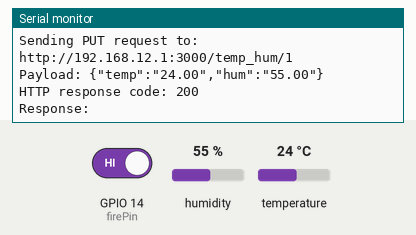
A sketch run on a simulated ESP8266 (NodeMCU). Parts: the last lines printed to the serial monitor. The test bench sets the inputs (shaded band); at power-on: GPIO 14 (firePin) HIGH, humidity 55 %, temperature 24 °C. WiFi joins after 1.5 s; servers stay silent unless stated; uploads are accepted with an empty reply.

Above: at 3.4 s.
3.5 s: GPIO 14 (firePin) driven LOW
At 3.69 s:
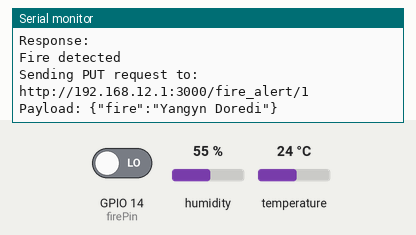
5.0 s: GPIO 14 (firePin) driven HIGH
At 5.22 s:
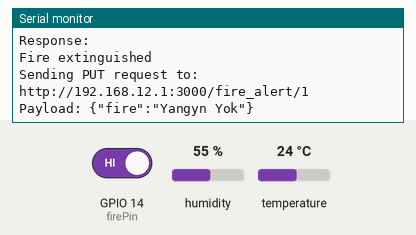
6.5 s: humidity set to 22 %
At 7.1 s:
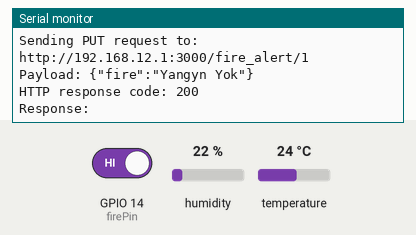
8.0 s: temperature set to 12 °C
At 8.47 s:
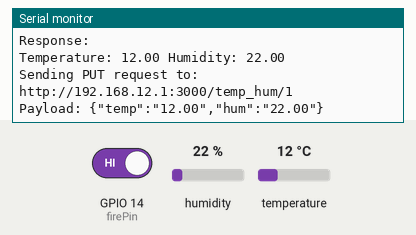
9.5 s: humidity set to 40 %
At 10.9 s:
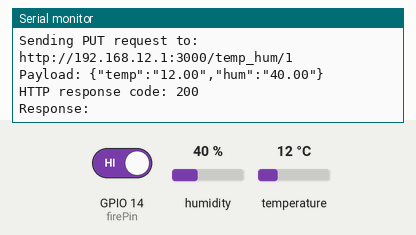

The sketch:

tempandfire.ino
```cpp
  #include <ESP8266WiFi.h>
#include <WiFiClient.h>
#include <ESP8266HTTPClient.h>
#include <DHT.h>

const char* ssid = "server";
const char* password = "reset12345";
const char* serverUrl = "http://192.168.12.1:3000/";
const char* loginUrl = "http://192.168.12.1:3000/login";
const int firePin = 14;
const int dhtPin = 12;

bool fireFlag = false;
String jwtToken;
DHT dht(dhtPin, DHT11);
float lastTemp = 0.0;
float lastHum = 0.0;

void setup() {
    Serial.begin(115200);
    pinMode(firePin, INPUT);
    dht.begin();

    connectWiFi();


    if (!login("test", "123")) {
        Serial.println("Login failed!");
        ESP.reset();
    }
}

void loop() {
    checkFire();
    checkTempHum();
    delay(100);
}

void connectWiFi() {
    WiFi.begin(ssid, password);
    while (WiFi.status() != WL_CONNECTED) {
        Serial.println("Connecting to WiFi...");
        delay(1000);
    }
    Serial.println("Connected to WiFi");
}

void checkFire() {
    int fireState = digitalRead(firePin);
    if (fireState == LOW && !fireFlag) {
        Serial.println("Fire detected");
        if (sendRequest("fire_alert", "{\"fire\":\"Yangyn Doredi\"}", "1")) {
            fireFlag = true;
        }
    } else if (fireState == HIGH && fireFlag) {
        Serial.println("Fire extinguished");
        if (sendRequest("fire_alert", "{\"fire\":\"Yangyn Yok\"}", "1")) {
            fireFlag = false;
        }
    }
}

void checkTempHum() {
    float newTemp = dht.readTemperature();
    float newHum = dht.readHumidity();

    if (isnan(newTemp) || isnan(newHum)) {
        Serial.println("Failed to read from DHT sensor!");
        return;
    }

    if (newTemp != lastTemp || newHum != lastHum) {
        Serial.print("Temperature: ");
        Serial.print(newTemp);
        Serial.print(" Humidity: ");
        Serial.println(newHum);

        String jsonPayload = "{\"temp\":\"" + String(newTemp) + "\",\"hum\":\"" + String(newHum) + "\"}";
        if (sendRequest("temp_hum", jsonPayload.c_str(), "1")) {
            lastTemp = newTemp;
            lastHum = newHum;
        }
    }
}

bool sendRequest(const char* endpoint, const char* jsonPayload, const char* id) {
    String url = serverUrl;
    url += endpoint;
    url += "/";
    url += id;

    WiFiClient client;
    HTTPClient http;

    http.begin(client, url);
    http.addHeader("Authorization", "Bearer " + jwtToken);
    http.addHeader("Content-Type", "application/json");

    Serial.print("Sending PUT request to: ");
    Serial.println(url);
    Serial.print("Payload: ");
    Serial.println(jsonPayload);

    int httpResponseCode = http.PUT(jsonPayload);

    if (httpResponseCode > 0) {
        Serial.print("HTTP response code: ");
        Serial.println(httpResponseCode);
        String response = http.getString();
        Serial.println("Response: " + response);
        http.end();
        return true;
    } else {
        Serial.print("Error on sending PUT request: ");
        Serial.println(httpResponseCode);
        String response = http.getString();
        Serial.println("Response: " + response);
        http.end();
        return false;
    }
}

bool login(const char* username, const char* password) {
    WiFiClient client;
    HTTPClient http;

    http.begin(client, loginUrl);
    http.addHeader("Content-Type", "application/json");

    String postData = "{\"username\":\"";
    postData += username;
    postData += "\",\"password\":\"";
    postData += password;
    postData += "\"}";

    int httpResponseCode = http.POST(postData);

    if (httpResponseCode > 0) {
        String response = http.getString();
        Serial.print("HTTP response code: ");
        Serial.println(httpResponseCode);
        Serial.println("Response: " + response);

        // Extract JWT token from response
        int tokenIndex = response.indexOf("\"token\":\"") + 9;
        int tokenEndIndex = response.indexOf("\"", tokenIndex);
        jwtToken = response.substring(tokenIndex, tokenEndIndex);

        Serial.println("JWT Token: " + jwtToken);
        http.end();
        return true;
    } else {
        Serial.print("Error on sending POST request: ");
        Serial.println(httpResponseCode);
        http.end();
        return false;
    }
}
```

Measured:
- after the input at 3.5 s, the serial monitor: prints a new line at once (image 1)
- after the input at 5.0 s, the serial monitor: prints a new line after 0.06 s (image 2)
- after the input at 8.0 s, the serial monitor: prints a new line after 0.31 s (image 4)
- after the input at 9.5 s, the serial monitor: prints a new line after 0.84 s (image 5)
